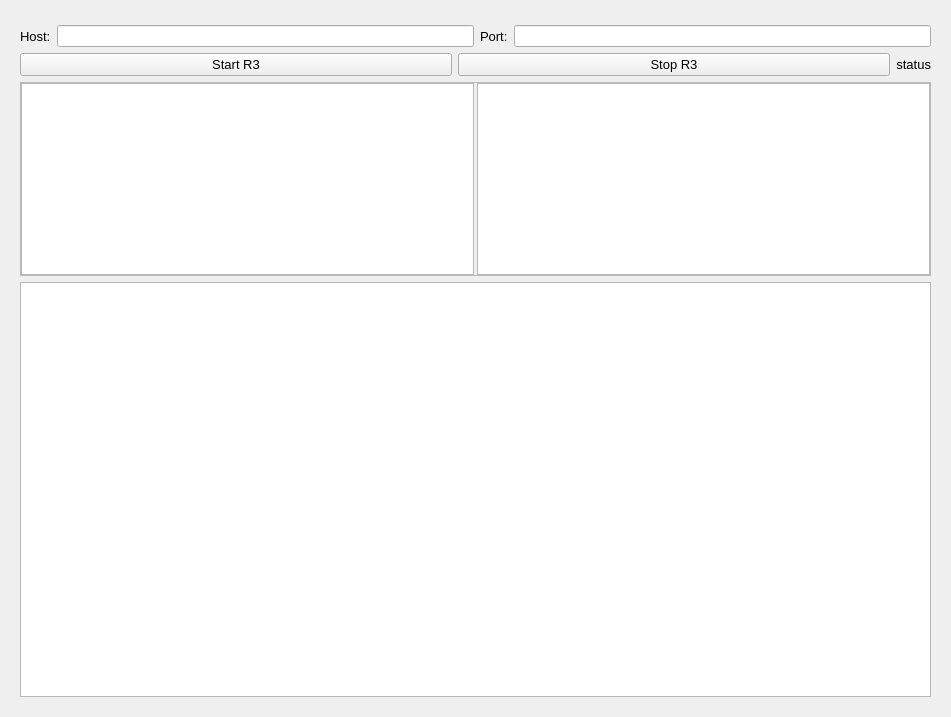
<?xml version="1.0" encoding="UTF-8"?>
<ui version="4.0">
 <class>ViveTennis-Form</class>
 <widget class="QWidget" name="ViveTennis-Form">
  <property name="geometry">
   <rect>
    <x>0</x>
    <y>0</y>
    <width>951</width>
    <height>717</height>
   </rect>
  </property>
  <property name="windowTitle">
   <string>Form</string>
  </property>
  <property name="styleSheet">
   <string notr="true">
    * {font: 9pt}
    QPushButton, QLabel {font: 10pt}
    /*QLineEdit { color: red }*/
   </string>
  </property>
  <layout class="QGridLayout" name="layout_3">
   <item row="0" column="0">
     <widget class="QWidget" name="tab_r3_monitoring">
      <attribute name="title">
       <string>Vive R3</string>
      </attribute>
      <layout class="QVBoxLayout" name="verticalLayout" stretch="0,0,0,3">
       <item>
        <layout class="QHBoxLayout" name="horizontalLayout_7">
         <property name="topMargin">
          <number>5</number>
         </property>
         <item>
          <widget class="QLabel" name="label_5">
           <property name="text">
            <string>Host:</string>
           </property>
          </widget>
         </item>
         <item>
          <widget class="QLineEdit" name="lineedit_r3_host"/>
         </item>
         <item>
          <widget class="QLabel" name="label_6">
           <property name="text">
            <string>Port:</string>
           </property>
          </widget>
         </item>
         <item>
          <widget class="QLineEdit" name="lineedit_r3_port">
           <property name="inputMethodHints">
            <set>Qt::ImhDigitsOnly</set>
           </property>
          </widget>
         </item>
        </layout>
       </item>
       <item>
        <layout class="QHBoxLayout" name="horizontalLayout" stretch="1,1,0">
         <item>
          <widget class="QPushButton" name="btn_start_r3_user">
           <property name="text">
            <string>Start R3</string>
           </property>
          </widget>
         </item>
         <item>
          <widget class="QPushButton" name="btn_stop_r3_user">
           <property name="text">
            <string>Stop R3</string>
           </property>
          </widget>
         </item>
         <item>
          <widget class="QLabel" name="lbl_connection_status">
           <property name="maximumSize">
            <size>
             <width>5000</width>
             <height>16777215</height>
            </size>
           </property>
           <property name="text">
            <string>status</string>
           </property>
           <property name="alignment">
            <set>Qt::AlignRight|Qt::AlignTrailing|Qt::AlignVCenter</set>
           </property>
          </widget>
         </item>
        </layout>
       </item>
       <item>
        <widget class="QFrame" name="frame">
         <property name="frameShape">
          <enum>QFrame::StyledPanel</enum>
         </property>
         <property name="frameShadow">
          <enum>QFrame::Raised</enum>
         </property>
         <layout class="QHBoxLayout" name="horizontalLayout_10">
          <property name="spacing">
           <number>3</number>
          </property>
          <property name="leftMargin">
           <number>0</number>
          </property>
          <property name="topMargin">
           <number>0</number>
          </property>
          <property name="rightMargin">
           <number>0</number>
          </property>
          <property name="bottomMargin">
           <number>0</number>
          </property>
          <item>
           <widget class="QListView" name="listview_robots"/>
          </item>
          <item>
           <widget class="QTableView" name="tableview_robot_stats"/>
          </item>
         </layout>
        </widget>
       </item>
       <item>
        <widget class="QListView" name="listview_topics"/>
       </item>
      </layout>
     </widget>
   </item>
  </layout>
 </widget>
 <resources/>
 <connections/>
</ui>
